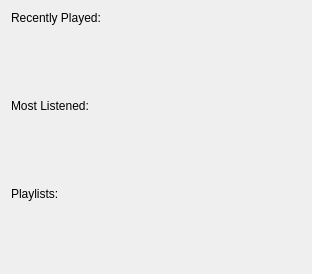
                <widget class="QWidget" name="scrollAreaWidgetContents">
                 <property name="geometry">
                  <rect>
                   <x>0</x>
                   <y>0</y>
                   <width>304</width>
                   <height>258</height>
                  </rect>
                 </property>
                 <layout class="QVBoxLayout" name="verticalLayout_21">
                  <property name="spacing">
                   <number>12</number>
                  </property>
                  <item>
                   <widget class="QLabel" name="home_title_1">
                    <property name="sizePolicy">
                     <sizepolicy hsizetype="Preferred" vsizetype="Fixed">
                      <horstretch>0</horstretch>
                      <verstretch>0</verstretch>
                     </sizepolicy>
                    </property>
                    <property name="styleSheet">
                     <string notr="true"/>
                    </property>
                    <property name="text">
                     <string>Recently Played:</string>
                    </property>
                   </widget>
                  </item>
                  <item>
                   <layout class="QGridLayout" name="recently_played_grid">
                    <property name="horizontalSpacing">
                     <number>30</number>
                    </property>
                    <item row="0" column="0">
                     <widget class="QWidget" name="widget" native="true">
                      <property name="minimumSize">
                       <size>
                        <width>50</width>
                        <height>50</height>
                       </size>
                      </property>
                      <property name="sizeIncrement">
                       <size>
                        <width>5</width>
                        <height>5</height>
                       </size>
                      </property>
                      <layout class="QVBoxLayout" name="verticalLayout_7">
                       <item>
                        <widget class="QLabel" name="label">
                         <property name="text">
                          <string/>
                         </property>
                         <property name="pixmap">
                          <pixmap resource="resources.qrc">:/newPrefix/images/logo.png</pixmap>
                         </property>
                         <property name="scaledContents">
                          <bool>true</bool>
                         </property>
                        </widget>
                       </item>
                      </layout>
                     </widget>
                    </item>
                    <item row="0" column="1">
                     <widget class="QWidget" name="widget_3" native="true">
                      <property name="minimumSize">
                       <size>
                        <width>50</width>
                        <height>50</height>
                       </size>
                      </property>
                      <property name="sizeIncrement">
                       <size>
                        <width>5</width>
                        <height>5</height>
                       </size>
                      </property>
                      <layout class="QVBoxLayout" name="verticalLayout_8">
                       <item>
                        <widget class="QLabel" name="label_6">
                         <property name="text">
                          <string/>
                         </property>
                         <property name="pixmap">
                          <pixmap resource="resources.qrc">:/newPrefix/images/logo.png</pixmap>
                         </property>
                         <property name="scaledContents">
                          <bool>true</bool>
                         </property>
                        </widget>
                       </item>
                      </layout>
                     </widget>
                    </item>
                    <item row="0" column="2">
                     <widget class="QWidget" name="widget_4" native="true">
                      <property name="minimumSize">
                       <size>
                        <width>50</width>
                        <height>50</height>
                       </size>
                      </property>
                      <property name="sizeIncrement">
                       <size>
                        <width>5</width>
                        <height>5</height>
                       </size>
                      </property>
                      <layout class="QVBoxLayout" name="verticalLayout_12">
                       <item>
                        <widget class="QLabel" name="label_7">
                         <property name="text">
                          <string/>
                         </property>
                         <property name="pixmap">
                          <pixmap resource="resources.qrc">:/newPrefix/images/logo.png</pixmap>
                         </property>
                         <property name="scaledContents">
                          <bool>true</bool>
                         </property>
                        </widget>
                       </item>
                      </layout>
                     </widget>
                    </item>
                    <item row="0" column="3">
                     <widget class="QWidget" name="widget_5" native="true">
                      <property name="minimumSize">
                       <size>
                        <width>50</width>
                        <height>50</height>
                       </size>
                      </property>
                      <property name="sizeIncrement">
                       <size>
                        <width>5</width>
                        <height>5</height>
                       </size>
                      </property>
                      <layout class="QVBoxLayout" name="verticalLayout_13">
                       <item>
                        <widget class="QLabel" name="label_8">
                         <property name="text">
                          <string/>
                         </property>
                         <property name="pixmap">
                          <pixmap resource="resources.qrc">:/newPrefix/images/logo.png</pixmap>
                         </property>
                         <property name="scaledContents">
                          <bool>true</bool>
                         </property>
                        </widget>
                       </item>
                      </layout>
                     </widget>
                    </item>
                   </layout>
                  </item>
                  <item>
                   <widget class="QLabel" name="home_title_2">
                    <property name="sizePolicy">
                     <sizepolicy hsizetype="Preferred" vsizetype="Fixed">
                      <horstretch>0</horstretch>
                      <verstretch>0</verstretch>
                     </sizepolicy>
                    </property>
                    <property name="styleSheet">
                     <string notr="true"/>
                    </property>
                    <property name="text">
                     <string>Most Listened:</string>
                    </property>
                   </widget>
                  </item>
                  <item>
                   <layout class="QGridLayout" name="most_listened_grid">
                    <property name="horizontalSpacing">
                     <number>30</number>
                    </property>
                    <item row="0" column="0">
                     <widget class="QWidget" name="widget_6" native="true">
                      <property name="minimumSize">
                       <size>
                        <width>50</width>
                        <height>50</height>
                       </size>
                      </property>
                      <property name="sizeIncrement">
                       <size>
                        <width>5</width>
                        <height>5</height>
                       </size>
                      </property>
                      <layout class="QVBoxLayout" name="verticalLayout_14">
                       <item>
                        <widget class="QLabel" name="label_9">
                         <property name="text">
                          <string/>
                         </property>
                         <property name="pixmap">
                          <pixmap resource="resources.qrc">:/newPrefix/images/logo.png</pixmap>
                         </property>
                         <property name="scaledContents">
                          <bool>true</bool>
                         </property>
                        </widget>
                       </item>
                      </layout>
                     </widget>
                    </item>
                    <item row="0" column="1">
                     <widget class="QWidget" name="widget_7" native="true">
                      <property name="minimumSize">
                       <size>
                        <width>50</width>
                        <height>50</height>
                       </size>
                      </property>
                      <property name="sizeIncrement">
                       <size>
                        <width>5</width>
                        <height>5</height>
                       </size>
                      </property>
                      <layout class="QVBoxLayout" name="verticalLayout_15">
                       <item>
                        <widget class="QLabel" name="label_10">
                         <property name="text">
                          <string/>
                         </property>
                         <property name="pixmap">
                          <pixmap resource="resources.qrc">:/newPrefix/images/logo.png</pixmap>
                         </property>
                         <property name="scaledContents">
                          <bool>true</bool>
                         </property>
                        </widget>
                       </item>
                      </layout>
                     </widget>
                    </item>
                    <item row="0" column="2">
                     <widget class="QWidget" name="widget_8" native="true">
                      <property name="minimumSize">
                       <size>
                        <width>50</width>
                        <height>50</height>
                       </size>
                      </property>
                      <property name="sizeIncrement">
                       <size>
                        <width>5</width>
                        <height>5</height>
                       </size>
                      </property>
                      <layout class="QVBoxLayout" name="verticalLayout_16">
                       <item>
                        <widget class="QLabel" name="label_11">
                         <property name="text">
                          <string/>
                         </property>
                         <property name="pixmap">
                          <pixmap resource="resources.qrc">:/newPrefix/images/logo.png</pixmap>
                         </property>
                         <property name="scaledContents">
                          <bool>true</bool>
                         </property>
                        </widget>
                       </item>
                      </layout>
                     </widget>
                    </item>
                    <item row="0" column="3">
                     <widget class="QWidget" name="widget_9" native="true">
                      <property name="minimumSize">
                       <size>
                        <width>50</width>
                        <height>50</height>
                       </size>
                      </property>
                      <property name="sizeIncrement">
                       <size>
                        <width>5</width>
                        <height>5</height>
                       </size>
                      </property>
                      <layout class="QVBoxLayout" name="verticalLayout_17">
                       <item>
                        <widget class="QLabel" name="label_12">
                         <property name="text">
                          <string/>
                         </property>
                         <property name="pixmap">
                          <pixmap resource="resources.qrc">:/newPrefix/images/logo.png</pixmap>
                         </property>
                         <property name="scaledContents">
                          <bool>true</bool>
                         </property>
                        </widget>
                       </item>
                      </layout>
                     </widget>
                    </item>
                   </layout>
                  </item>
                  <item>
                   <widget class="QLabel" name="home_title_3">
                    <property name="sizePolicy">
                     <sizepolicy hsizetype="Preferred" vsizetype="Fixed">
                      <horstretch>0</horstretch>
                      <verstretch>0</verstretch>
                     </sizepolicy>
                    </property>
                    <property name="styleSheet">
                     <string notr="true"/>
                    </property>
                    <property name="text">
                     <string>Playlists:</string>
                    </property>
                   </widget>
                  </item>
                  <item>
                   <layout class="QGridLayout" name="playlist_grid">
                    <property name="horizontalSpacing">
                     <number>30</number>
                    </property>
                    <item row="0" column="0">
                     <widget class="QWidget" name="widget_10" native="true">
                      <property name="minimumSize">
                       <size>
                        <width>50</width>
                        <height>50</height>
                       </size>
                      </property>
                      <property name="sizeIncrement">
                       <size>
                        <width>5</width>
                        <height>5</height>
                       </size>
                      </property>
                      <layout class="QVBoxLayout" name="verticalLayout_18">
                       <item>
                        <widget class="QLabel" name="label_13">
                         <property name="text">
                          <string/>
                         </property>
                         <property name="pixmap">
                          <pixmap resource="resources.qrc">:/newPrefix/images/musical-library.png</pixmap>
                         </property>
                         <property name="scaledContents">
                          <bool>true</bool>
                         </property>
                        </widget>
                       </item>
                      </layout>
                     </widget>
                    </item>
                    <item row="0" column="1">
                     <widget class="QWidget" name="widget_11" native="true">
                      <property name="minimumSize">
                       <size>
                        <width>50</width>
                        <height>50</height>
                       </size>
                      </property>
                      <property name="sizeIncrement">
                       <size>
                        <width>5</width>
                        <height>5</height>
                       </size>
                      </property>
                      <layout class="QVBoxLayout" name="verticalLayout_19">
                       <item>
                        <widget class="QLabel" name="label_14">
                         <property name="text">
                          <string/>
                         </property>
                         <property name="pixmap">
                          <pixmap resource="resources.qrc">:/newPrefix/images/musical-library.png</pixmap>
                         </property>
                         <property name="scaledContents">
                          <bool>true</bool>
                         </property>
                        </widget>
                       </item>
                      </layout>
                     </widget>
                    </item>
                    <item row="0" column="2">
                     <widget class="QWidget" name="widget_12" native="true">
                      <property name="minimumSize">
                       <size>
                        <width>50</width>
                        <height>50</height>
                       </size>
                      </property>
                      <property name="sizeIncrement">
                       <size>
                        <width>5</width>
                        <height>5</height>
                       </size>
                      </property>
                      <layout class="QVBoxLayout" name="verticalLayout_20">
                       <item>
                        <widget class="QLabel" name="label_15">
                         <property name="text">
                          <string/>
                         </property>
                         <property name="pixmap">
                          <pixmap resource="resources.qrc">:/newPrefix/images/musical-library.png</pixmap>
                         </property>
                         <property name="scaledContents">
                          <bool>true</bool>
                         </property>
                        </widget>
                       </item>
                      </layout>
                     </widget>
                    </item>
                   </layout>
                  </item>
                 </layout>
                </widget>
